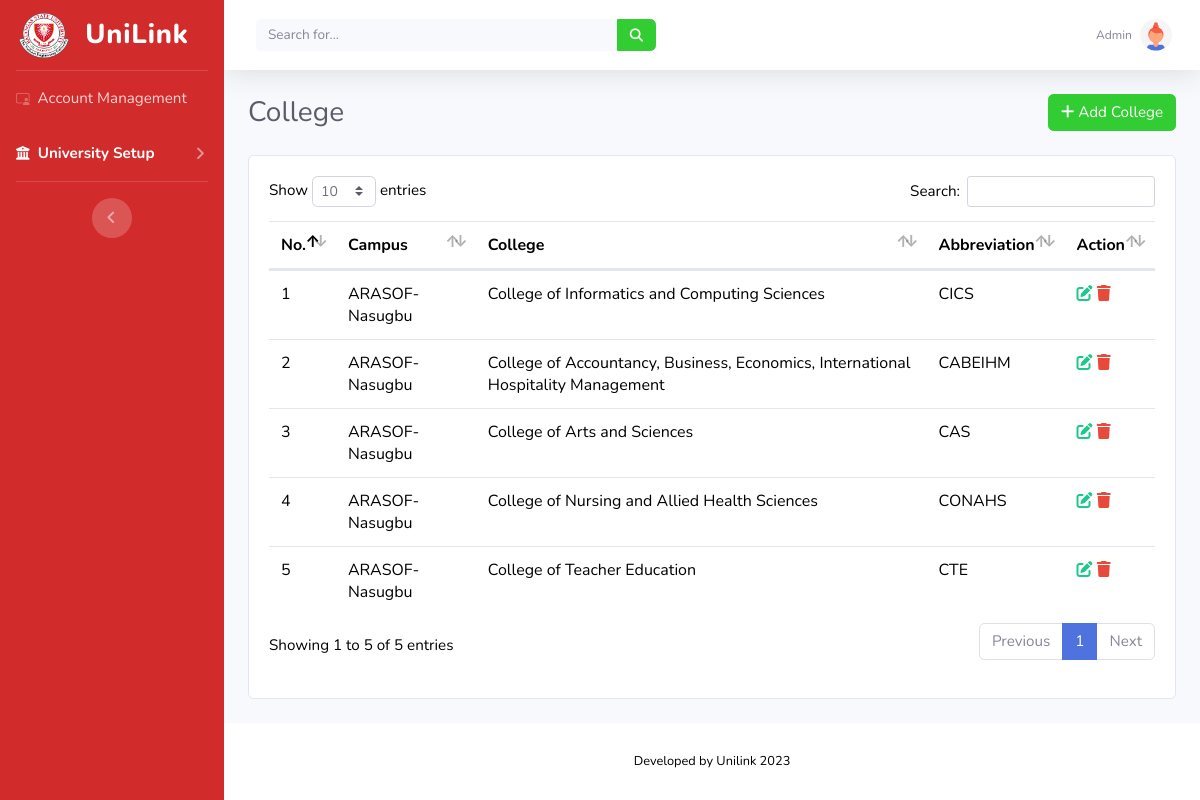
The app's page /ADMIN/college.php (signed in) with its own data.
### tables this page shows
CREATE TABLE `college` (
  `collegeID` int(11) NOT NULL,
  `name` varchar(255) DEFAULT NULL,
  `college_abbrev` varchar(50) DEFAULT NULL,
  `campusID` int(11) DEFAULT NULL
);

CREATE TABLE `campus` (
  `id` int(50) NOT NULL,
  `campus_name` varchar(100) NOT NULL,
  `address` varchar(100) NOT NULL
);

### ADMIN/college.php (the view, shortened to what this page needs)
<html lang="en">
  <head>
    <link href="vendor/fontawesome-free/css/all.min.css" rel="stylesheet" type="text/css">
    <link href="https://maxcdn.bootstrapcdn.com/bootstrap/4.5.2/css/bootstrap.min.css" rel="stylesheet">
    <link rel="stylesheet" href="https://cdn.jsdelivr.net/npm/bootstrap-icons@1.11.0/font/bootstrap-icons.css">
    <link href="vendor/datatables/dataTables.bootstrap4.min.css" rel="stylesheet">
    <link href="css/sb-admin-2.min.css" rel="stylesheet">
  </head>
  <body id="page-top"> <?php
            include 'db.php';
        ?>
    <div id="wrapper">
      <ul class="navbar-nav bg-gradient-primary sidebar sidebar-dark accordion" id="accordionSidebar">
        <a class="sidebar-brand d-flex align-items-center justify-content-center" href="index.php">
          <img src="..\imgs\BSU.png" width="50" height="45">
          <div class="sidebar-brand-text mx-3">UniLink</div>
        </a>
        <hr class="sidebar-divider my-0">
        <li class="nav-item">
          <a class="nav-link" href="main_user_management.php">
            <i class="bi bi-person-video3"></i>
            <span>Account Management</span>
          </a>
        </li>
        <li class="nav-item active">
          <a class="nav-link collapsed" href="#" data-toggle="collapse" data-target="#collapseTwo" aria-expanded="true" aria-controls="collapseTwo">
            <i class="fas fa-university"></i>
            <span>University Setup</span>
          </a>
        </li>
        <hr class="sidebar-divider">
        <div class="text-center d-none d-md-inline">
          <button class="rounded-circle border-0" id="sidebarToggle"></button>
        </div>
      </ul>
      <div id="content-wrapper" class="d-flex flex-column">
        <div id="content">
          <nav class="navbar navbar-expand navbar-light bg-white topbar mb-4 static-top shadow">
            <div class="d-none d-sm-inline-block form-inline mr-auto ml-md-3 my-2 my-md-0 mw-100 navbar-search">
              <div class="input-group">
                <input type="text" class="form-control bg-light border-0 small" placeholder="Search for..." aria-label="Search" aria-describedby="basic-addon2">
                <div class="input-group-append">
                  <button class="btn btn-primary" type="button">
                  </button>
                </div>
              </div>
            </div>
            <ul class="navbar-nav ml-auto">
              <li class="nav-item dropdown no-arrow">
                <a class="nav-link dropdown-toggle" href="#" id="userDropdown" role="button" data-toggle="dropdown" aria-haspopup="true" aria-expanded="false">
                  <span class="mr-2 d-none d-lg-inline text-gray-600 small">Admin</span>
                  <img class="img-profile rounded-circle" src="imgs/undraw_profile_3.svg">
                </a>
              </li>
            </ul>
          </nav>
          <div class="container-fluid">
            <div class="d-flex justify-content-between align-items-center mb-4">
              <h3 class="h3 mb-0 text-gray-800">College</h3>
              <div class="d-flex">
                <a class="btn btn-primary rounded-fill" data-toggle="modal" data-target="#addcollege">
                  <i class="fas fa-plus"></i> Add College </a>
              </div>
            </div>
            <div class="card">
              <div class="card-body">
                <div class="table">
                  <table id="collegeTable" class="table display" data-ordering="true" data-paging="true" data-searching="true">
                    <thead>
                      <tr>
                        <th>No.</th>
                        <th>Campus</th>
                        <th>College</th>
                        <th>Abbreviation</th>
                        <th>Action</th>
                      </tr>
                    </thead>
                    <tbody> <?php
                    $query = "SELECT college.collegeID, college.name, college.college_abbrev, campus.campus_name
                              FROM college
                              JOIN campus ON college.campusID = campus.id";
                    $sql = mysqli_query($conn, $query);
                    $count = 1;
                    while ($row = mysqli_fetch_array($sql)) { ?> <tr>
                        <td><?=$count?></td>
                        <td> <?php echo $row["campus_name"]; ?> </td>
                        <td> <?php echo $row["name"]; ?> </td>
                        <td> <?php echo $row["college_abbrev"]; ?> </td>
                        <td>
                          <a class="editCollege" data-toggle="modal" data-target="#editCollegeModal" id="editCollege" onclick="setData(`<?=$row['collegeID']?>`, `<?=$row['campus_name']?>`, `<?=$row['name']?>`, `<?=$row['college_abbrev']?>`)">
                            <i class='fas fa-edit text-success'></i>
                          </a>
                          <a href="college.php?deletecollege=<?=$row['collegeID']?>" onClick="return confirm('Are you sure you want to delete?')" name="delcampus">
                            <i class="fas fa-trash text-danger"></i>
                          </a>
                        </td>
                      </tr>
                      <?php
                        $count++;
                      }
                      ?>
                      </tbody>
                  </table>
                </div>
              </div>
            </div>
            </div>
          </div>
          <footer class="sticky-footer bg-white">
            <div class="container my-auto">
              <div class="copyright text-center my-auto">
                <span>Developed by Unilink 2023</span>
              </div>
            </div>
          </footer>
        </div>
      </div>
  </body>
</html>

### records on screen
college: campusID.campus_name "ARASOF-Nasugbu", name "College of Informatics and Computing Sciences", college_abbrev "CICS"
college: campusID.campus_name "ARASOF-Nasugbu", name "College of Accountancy, Business, Economics, International Hospitality Management", college_abbrev "CABEIHM"
college: campusID.campus_name "ARASOF-Nasugbu", name "College of Arts and Sciences", college_abbrev "CAS"
college: campusID.campus_name "ARASOF-Nasugbu", name "College of Nursing and Allied Health Sciences", college_abbrev "CONAHS"
college: campusID.campus_name "ARASOF-Nasugbu", name "College of Teacher Education", college_abbrev "CTE"
